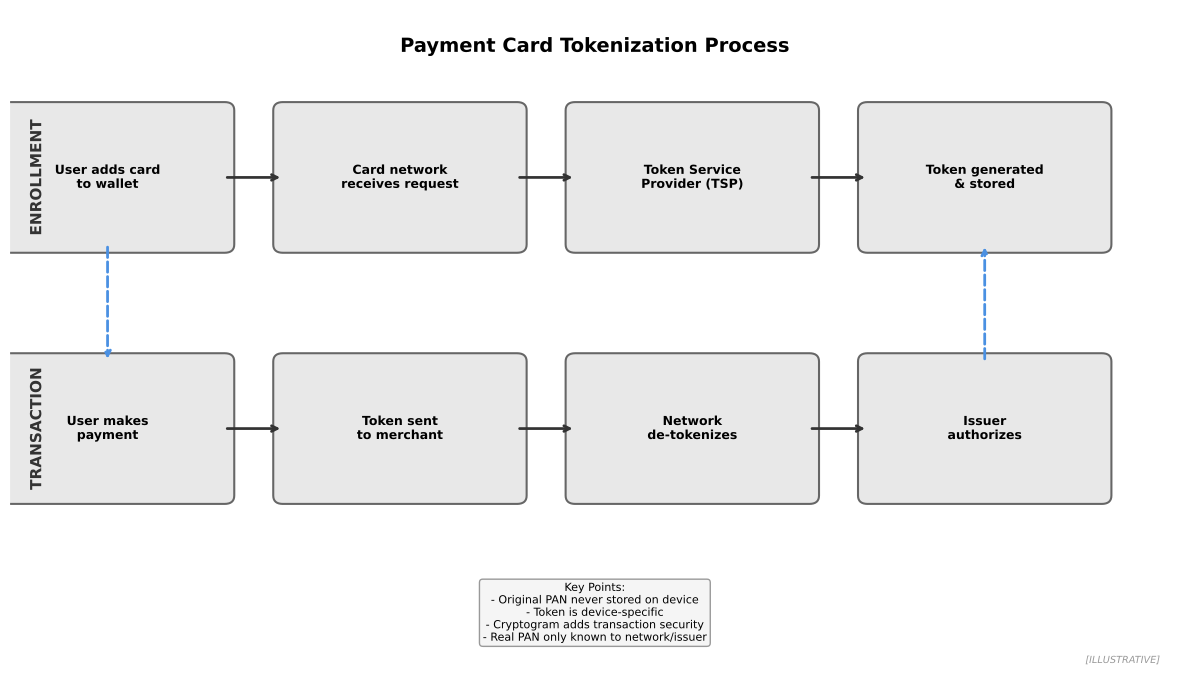

This figure's Python source:
"""
Tokenization Process Flow Diagram
Shows how payment card tokenization works for mobile wallets

Output: tokenization_process.pdf
Module: module_01_fintech
Lesson: 3 - Mobile Wallets
"""

from pathlib import Path
import matplotlib.pyplot as plt
import matplotlib.patches as mpatches
import numpy as np

CHART_METADATA = {
    'title': 'Payment Card Tokenization Process',
    'module': 'module_01_fintech',
    'lesson': 3,
    'url': 'https://github.com/Digital-AI-Finance/digital-finance/tree/main/module_01_fintech/figures/tokenization_process'
}

plt.rcParams.update({
    'font.size': 10,
    'axes.labelsize': 10,
    'axes.titlesize': 11,
})

def create_chart():
    """Create tokenization process flow diagram"""
    fig, ax = plt.subplots(figsize=(12, 7))
    ax.set_xlim(0, 12)
    ax.set_ylim(0, 8)
    ax.axis('off')

    # Colors
    box_color = '#E8E8E8'
    arrow_color = '#333333'
    highlight = '#4A90E2'

    # Define box positions and labels
    boxes = [
        (1, 6, 'User adds card\nto wallet'),
        (4, 6, 'Card network\nreceives request'),
        (7, 6, 'Token Service\nProvider (TSP)'),
        (10, 6, 'Token generated\n& stored'),
        (1, 3, 'User makes\npayment'),
        (4, 3, 'Token sent\nto merchant'),
        (7, 3, 'Network\nde-tokenizes'),
        (10, 3, 'Issuer\nauthorizes'),
    ]

    # Draw boxes
    for x, y, text in boxes:
        rect = mpatches.FancyBboxPatch(
            (x - 1.2, y - 0.8), 2.4, 1.6,
            boxstyle="round,pad=0.1",
            facecolor=box_color,
            edgecolor='#666666',
            linewidth=1.5
        )
        ax.add_patch(rect)
        ax.text(x, y, text, ha='center', va='center', fontsize=9, fontweight='bold')

    # Draw arrows (horizontal)
    arrow_style = dict(arrowstyle='->', color=arrow_color, lw=2)

    # Top row arrows
    for i in range(3):
        x_start = boxes[i][0] + 1.2
        x_end = boxes[i+1][0] - 1.2
        ax.annotate('', xy=(x_end, 6), xytext=(x_start, 6),
                   arrowprops=arrow_style)

    # Bottom row arrows
    for i in range(4, 7):
        x_start = boxes[i][0] + 1.2
        x_end = boxes[i+1][0] - 1.2
        ax.annotate('', xy=(x_end, 3), xytext=(x_start, 3),
                   arrowprops=arrow_style)

    # Vertical arrows (connecting rows)
    ax.annotate('', xy=(1, 3.8), xytext=(1, 5.2),
               arrowprops=dict(arrowstyle='->', color=highlight, lw=2, linestyle='--'))
    ax.annotate('', xy=(10, 5.2), xytext=(10, 3.8),
               arrowprops=dict(arrowstyle='->', color=highlight, lw=2, linestyle='--'))

    # Labels for rows
    ax.text(0.2, 6, 'ENROLLMENT', fontsize=11, fontweight='bold',
            color='#333333', rotation=90, va='center')
    ax.text(0.2, 3, 'TRANSACTION', fontsize=11, fontweight='bold',
            color='#333333', rotation=90, va='center')

    # Key information box
    key_text = """Key Points:
- Original PAN never stored on device
- Token is device-specific
- Cryptogram adds transaction security
- Real PAN only known to network/issuer"""

    ax.text(6, 0.8, key_text, fontsize=8, ha='center', va='center',
           bbox=dict(boxstyle='round', facecolor='#F5F5F5', edgecolor='#999999'))

    # Title
    ax.text(6, 7.5, 'Payment Card Tokenization Process',
           fontsize=14, fontweight='bold', ha='center')

    # Synthetic data label
    ax.text(11.8, 0.2, '[ILLUSTRATIVE]', fontsize=7, color='#999999',
           ha='right', style='italic')

    plt.tight_layout()

    output_path = Path(__file__).parent / 'tokenization_process.pdf'
    plt.savefig(output_path, format='pdf', dpi=300, bbox_inches='tight')
    plt.close()
    print(f"Chart saved to: {output_path}")
    return output_path

if __name__ == '__main__':
    create_chart()
